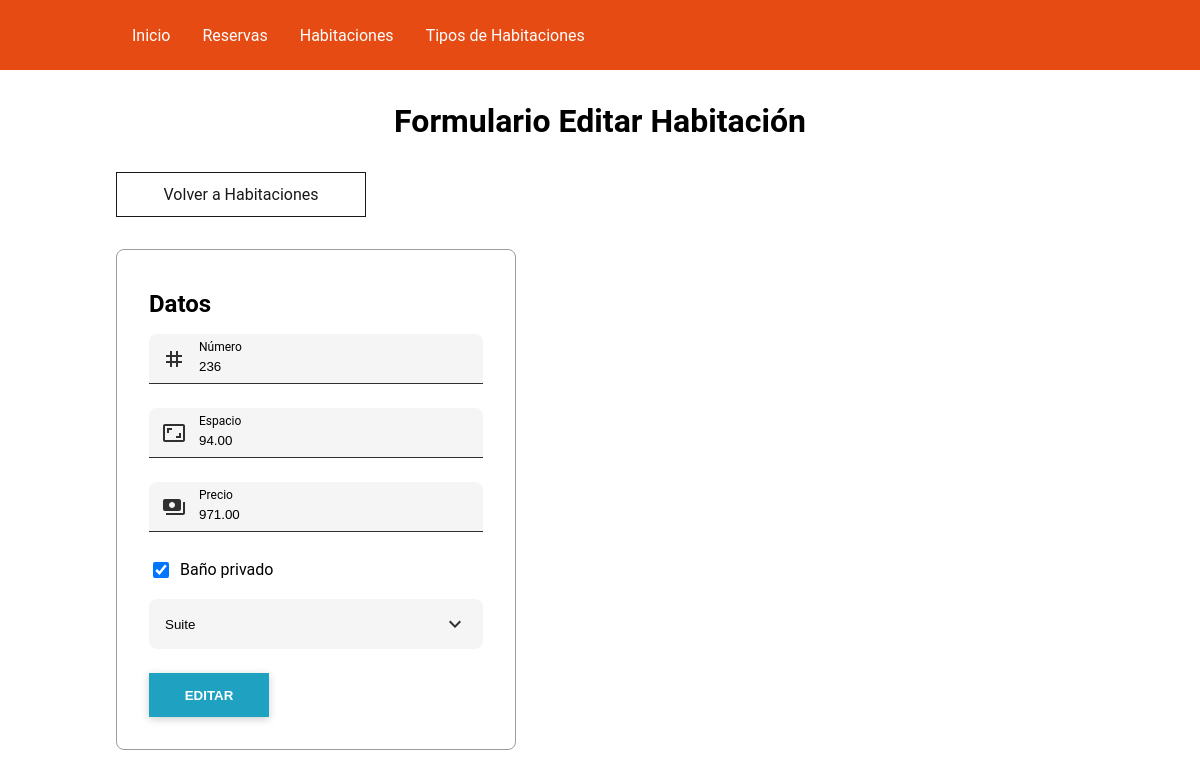
Screenshot of /rooms/form-edit.php?id=12 with the database file from the repository.
### tables this page shows
CREATE TABLE `rooms` (
  `id` smallint(5) UNSIGNED NOT NULL,
  `number` smallint(5) UNSIGNED NOT NULL,
  `has_private_bathroom` tinyint(1) NOT NULL DEFAULT 0,
  `space` decimal(7,2) NOT NULL,
  `price` decimal(7,2) NOT NULL,
  `type_room_id` tinyint(3) UNSIGNED DEFAULT NULL
);

CREATE TABLE `type_rooms` (
  `id` tinyint(3) UNSIGNED NOT NULL,
  `description` varchar(70) NOT NULL,
  `number_beds` tinyint(3) UNSIGNED NOT NULL
);

### Database.php (called while the page is built, shortened)
<?php
class Database extends mysqli
{
  public function getTypeRooms()
  {
    $query = "SELECT id, description, number_beds FROM type_rooms";
    $result = $this->query($query);
    $typeRooms = $result->fetch_all(MYSQLI_ASSOC);
    return $typeRooms;
  }
  public function getRoomById($id)
  {
    $query = "SELECT number, has_private_bathroom, space, price, type_room_id FROM rooms WHERE id=$id";
    $result = $this->query($query);
    $room = $result->fetch_array(MYSQLI_ASSOC);
    return $room;
  }
}

### rooms/form-edit.php (the view, shortened to what this page needs)
<!DOCTYPE html>
<html lang="es">
<head>
  <link rel="stylesheet" href="./../css/style.css">
</head>
<body>
  <header class="header">
    <nav class="nav">
      <ul class="nav__list">
        <li class="nav__item">
          <a href="./../index.php" class="nav__link">Inicio</a>
        </li>
        <li class="nav__item">
          <a href="./../reservations/index.php" class="nav__link">Reservas</a>
        </li>
        <li class="nav__item">
          <a href="./../rooms/index.php" class="nav__link">Habitaciones</a>
        </li>
        <li class="nav__item">
          <a href="./../type-rooms/index.php" class="nav__link">
            Tipos de Habitaciones
          </a>
        </li>
      </ul>
    </nav>
  </header>
  <div class="container">
    <?php
    if (isset($_GET['id'])) :
      $id = $_GET['id'];
      if (!empty($id)) :
        include('./../database_init.php');
        if ($room = $db->getRoomById($id)) :
    ?>
          <h1 class="title">Formulario Editar Habitación</h1>
          <a class="link link--secondary mb-4" href="./index.php">Volver a Habitaciones</a>
          <form class="form" action="./edit.php" method="post">
            <h2 class="subtitle">Datos</h2>
            <div class="field field--number">
              <div class="field__container-icon">
                <svg class="icon field__icon">
                  <use xlink:href="./../assets/feather-sprite.svg#number" />
                </svg>
              </div>
              <div class="field__container-input">
                <input class="field__input" type="number" name="number" id="number" placeholder="Número de habitación" required value="<?= $room['number'] ?>">
                <label for="number" class="field__label">Número</label>
              </div>
            </div>
            <div class="field field--number">
              <div class="field__container-icon">
                <svg class="icon field__icon">
                  <use xlink:href="./../assets/feather-sprite.svg#space" />
                </svg>
              </div>
              <div class="field__container-input">
                <input class="field__input" type="number" name="space" id="space" placeholder="Área disponible" step="0.01" required value="<?= $room['space'] ?>">
                <label for="space" class="field__label">Espacio</label>
              </div>
            </div>
            <div class="field field--number">
              <div class="field__container-icon">
                <svg class="icon field__icon">
                  <use xlink:href="./../assets/feather-sprite.svg#price" />
                </svg>
              </div>
              <div class="field__container-input">
                <input class="field__input" type="number" name="price" id="price" placeholder="Precio de la habitación" step="0.01" required value="<?= $room['price'] ?>">
                <label for="price" class="field__label">Precio</label>
              </div>
            </div>
            <div class="checkbox">
              <input class="checkbox__input" type="checkbox" name="has_private_bathroom" id="has_private_bathroom" <?= $room['has_private_bathroom'] ? 'checked' : '' ?>>
              <label class="checkbox__label" for="has_private_bathroom">Baño privado</label>
            </div>
            <div class="combobox">
              <select class="combobox__select" name="type_room_id" id="type_room_id" required>
                <?php
                $typeRooms = $db->getTypeRooms();
                if (count($typeRooms) > 0) :
                  foreach ($typeRooms as $type) :
                ?>
                    <option class="combobox__option" value="<?= $type['id'] ?>" <?= $room['type_room_id'] ==  $type['id'] ? 'selected' : '' ?>>
                      <?= $type['description'] ?>
                    </option>
                <?php
                  endforeach;
                endif;
                ?>
              </select>
              <div class="combobox__container-icon">
                <svg class="icon combobox__icon">
                  <use xlink:href="./../assets/feather-sprite.svg#expand" />
                </svg>
              </div>
            </div>
            <input class="btn btn--primary" type="submit" value="Editar">
          </form>
        <?php
        endif;
      endif;
    endif;
    ?>
  </div>
</body>
</html>

### css/style.css (style rules this page uses)
* { box-sizing: border-box; }
body { font-family: Roboto, Helvetica, sans-serif; margin: 0; }
h1, h2, h3, p { margin: 0; }
ol, ul { margin: 0; list-style: none; padding: 0; }
li { padding: none; }
a { text-decoration: none; }
.mb-4 { margin-bottom: 2rem; }
.container { max-width: 1000px; width: 1000px; margin: 0 auto; padding: 2rem 1rem; }
.title { text-align: center; margin-bottom: 2rem; }
.subtitle { margin: 0.5rem 0 1rem 0; }
.link { display: flex; max-width: 250px; min-width: 150px; justify-content: center; align-items: center; min-width: 120px; padding: 0.75rem 1rem; background-color: #f5f5f5; transition: background-color 0.5s ease-in-out; }
.link--secondary { border: 1px solid #181818; background-color: #ffffff; color: #181818; }
.icon { width: 24px; height: 24px; fill: #303030; }
.form { padding: 2rem; background-color: #ffffff; max-width: 400px; border: 1px solid #9c9c9c; border-radius: 0.5rem; }
.field { height: 50px; background-color: #f5f5f5; border-radius: 0.5rem 0.5rem 0 0; border-bottom: 1px solid #303030; display: flex; margin: 1rem 0 1.5rem 0; }
.field__container-icon { width: 50px; min-width: 50px; display: flex; justify-content: center; align-items: center; }
.field__container-input { position: relative; width: 100%; }
.field__input { display: block; outline: none; border: none; background: none; height: 50px; width: 100%; padding: 1rem 1rem 0.125rem 0; }
.field--number .field__input { -moz-appearance:textfield; }
.field__label { position: absolute; top: 0; font-size: 0.75rem; padding: 0.375rem 1rem 0 0; user-select: none; cursor: text; }
.checkbox { display: flex; align-items: center; margin: 0.5rem 0; }
.checkbox__input { height: 16px; width: 16px; }
.checkbox__label { padding: 0.25rem 0.5rem; cursor: pointer; }
.combobox { height: 50px; position: relative; background-color: #f5f5f5; border-radius: 0.5rem; margin: 1rem 0 1.5rem 0; }
.combobox__select { -webkit-appearance: none; -moz-appearance: none; appearance: none; display: block; outline: none; border: none; background: none; height: 50px; width: 100%; cursor: pointer; padding: 1rem 1rem; }
.combobox__container-icon { position: absolute; display: flex; align-items: center; padding: 0 1rem; height: 50px; user-select: none; top: 0; right: 0; }
.combobox__icon { user-select: none; }
.btn { outline: none; border: none; padding: 0.75rem 1.25rem; min-width: 120px; height: 44px; text-transform: uppercase; background-color: #f5f5f5; color: #181818; box-shadow: 0 0.125rem 0.5rem rgba(0, 0, 0, 0.2); cursor: pointer; font-weight: bold; transition: background-color 0.5s ease-in-out; }
.btn--primary { color: #ffffff; background-color: #1fa1c2; }
.header { background-color: #e64b13; height: 70px; }
.nav { max-width: 1000px; width: 1000px; margin: 0 auto; padding: 0 1rem; }
.nav__list { display: flex; height: 70px; align-items: center; }
.nav__link { padding: 0.5rem 1rem; color: #ffffff; }

### rows the page displays
rooms: number "236", space "94.00", price "971.00", has_private_bathroom "☑", type_room_id "Suite"
